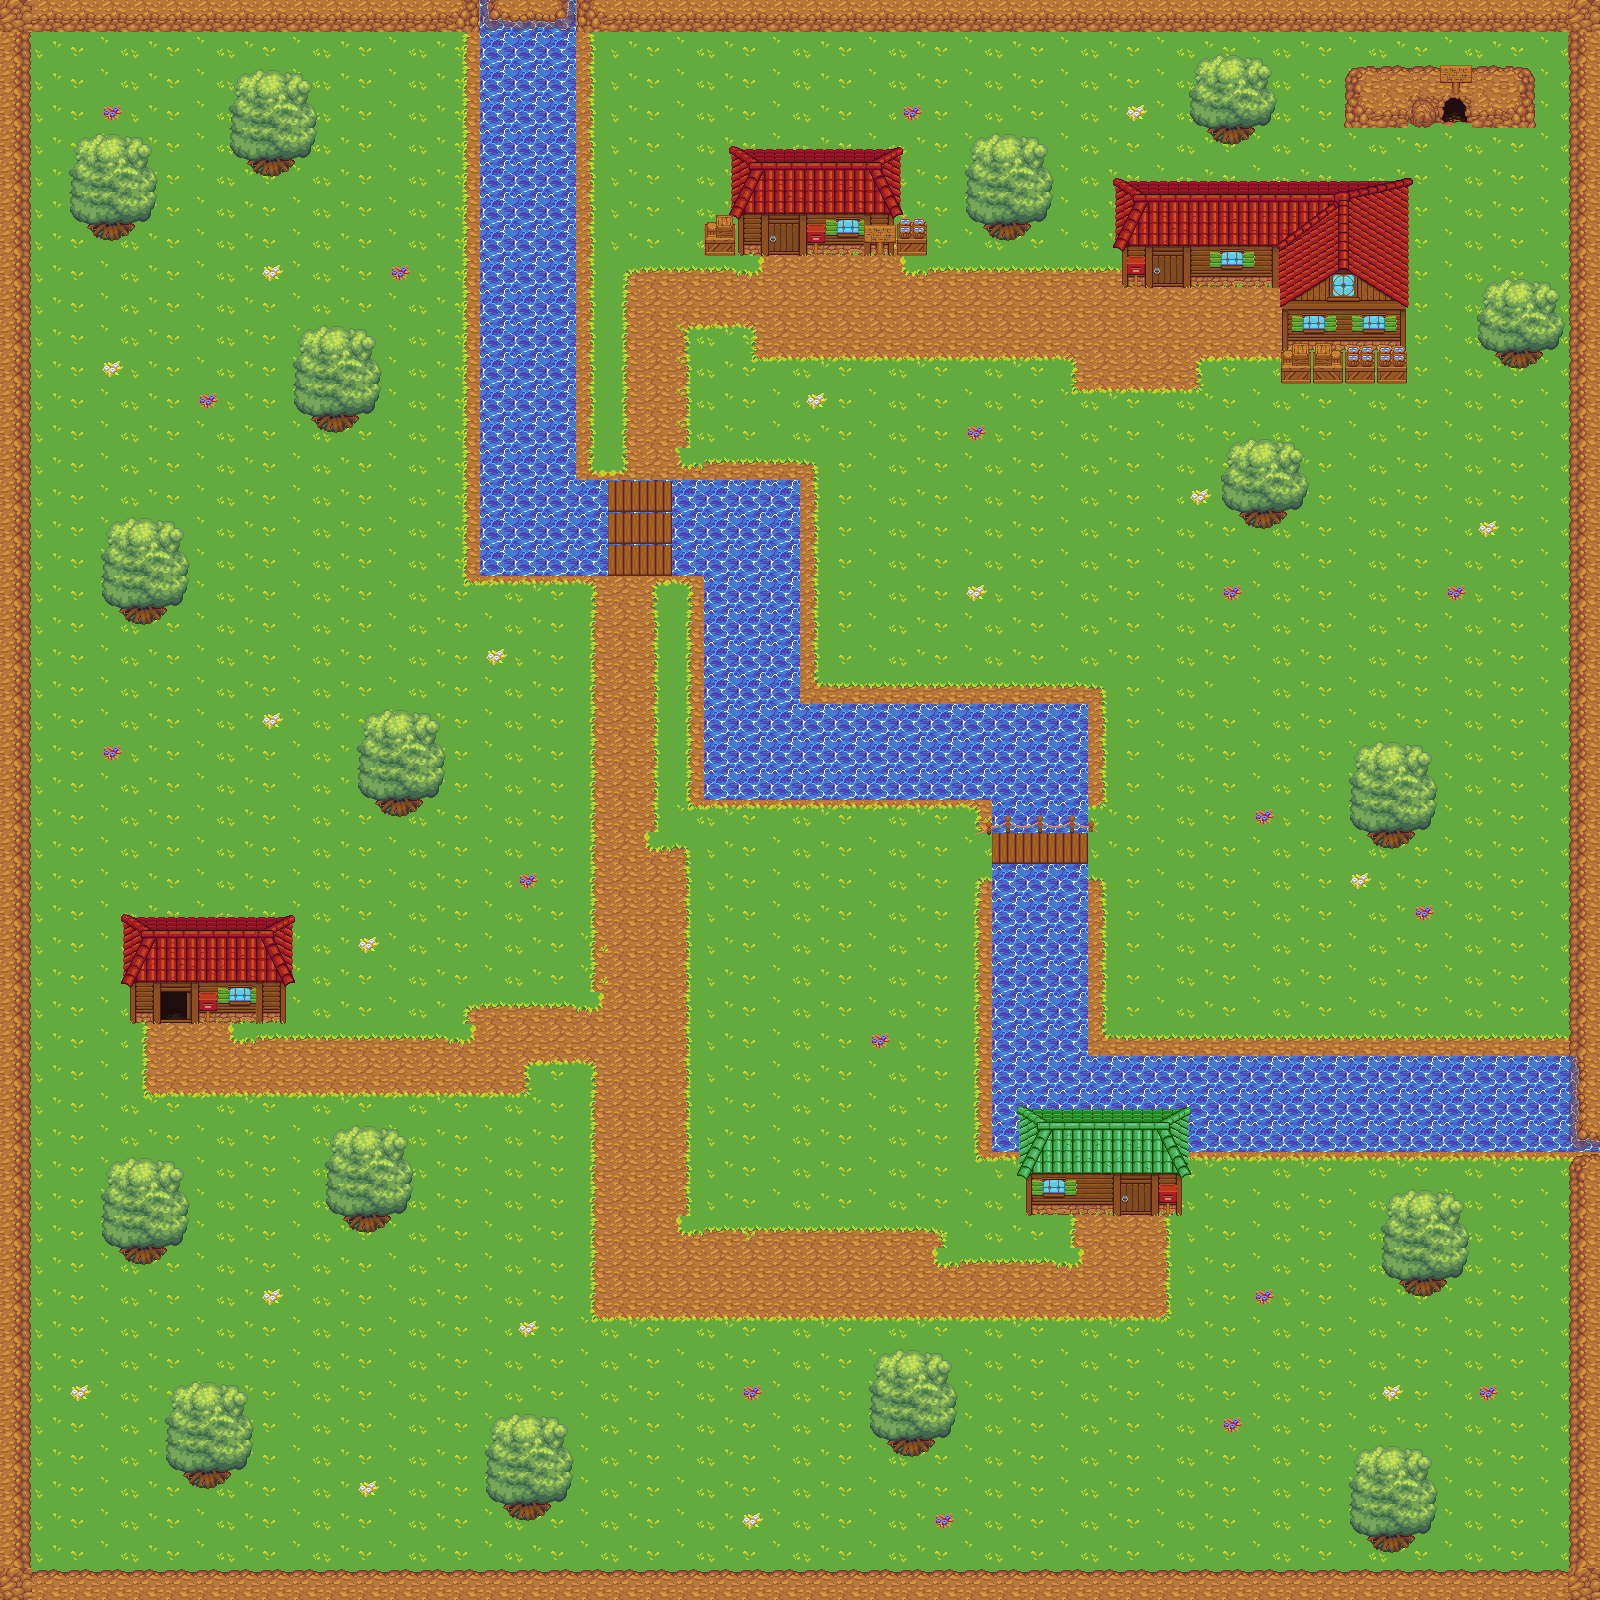

This is a level from a 2D game, rendered from its Tiled map with the project's own tilesets. A one-line summary and the map file follow, with tile-layer data summarised:
An orthogonal 50x50 tile map with 32x32 px tiles, 8 tile layers (Dirt, Background, Grass, Walls, ...) and 82 objects (39x collision, spawn, enter_cave, exit_cave_spawn, pnj_1_path1, ...).

<map version="1.10" tiledversion="1.10.2" orientation="orthogonal" renderorder="right-down" width="50" height="50" tilewidth="32" tileheight="32" infinite="0" nextlayerid="19" nextobjectid="121">
 <tileset firstgid="1" source="Tuiles_map.tsx" />
 <layer id="10" name="Dirt" width="50" height="50">
  <data>[2500 cells, 2497 non-empty, 1 distinct tile ids]</data>
 </layer>
 <layer id="1" name="Background" width="50" height="50">
  <data>[2500 cells, 2290 non-empty, 16 distinct tile ids]</data>
 </layer>
 <layer id="2" name="Grass" width="50" height="50">
  <data>[2500 cells, 2201 non-empty, 6 distinct tile ids]</data>
 </layer>
 <layer id="3" name="Walls" width="50" height="50">
  <data>[2500 cells, 422 non-empty, 13 distinct tile ids]</data>
 </layer>
 <layer id="5" name="Water" width="50" height="50">
  <data>[2500 cells, 204 non-empty, 1 distinct tile ids]</data>
 </layer>
 <layer id="4" name="Trees and other stuff with collision" width="50" height="50">
  <data>[2500 cells, 176 non-empty, 83 distinct tile ids]</data>
 </layer>
 <layer id="11" name="merdes chiantes" width="50" height="50">
  <data>[2500 cells, 22 non-empty, 10 distinct tile ids]</data>
 </layer>
 <layer id="6" name="Random stuffs" width="50" height="50">
  <data>[2500 cells, 218 non-empty, 65 distinct tile ids]</data>
 </layer>
 <objectgroup id="9" name="Collisions" class="collision">
  <object id="1" name="collision_mur_arbre_maison_eau" type="collision" x="724" y="184" width="170.5" height="73.333" />
  <object id="3" name="collision_mur_arbre_maison_eau" type="collision" x="708" y="217.333" width="22.6667" height="37.3333" />
  <object id="4" name="collision_mur_arbre_maison_eau" type="collision" x="901.333" y="221.333" width="24" height="34.6667" />
  <object id="5" name="collision_mur_arbre_maison_eau" type="collision" x="1115" y="207.667" width="293.667" height="81.667" />
  <object id="6" name="collision_mur_arbre_maison_eau" type="collision" x="1280" y="290.667" width="128" height="92" />
  <object id="7" name="collision_mur_arbre_maison_eau" type="collision" x="1490" y="341.333" width="57.3333" height="26.3334" />
  <object id="10" name="collision_mur_arbre_maison_eau" type="collision" x="123.167" y="958.333" width="169.333" height="63.9997" />
  <object id="14" name="collision_mur_arbre_maison_eau" type="collision" x="1237.66" y="505" width="50.3334" height="23.3334" />
  <object id="15" name="collision_mur_arbre_maison_eau" type="collision" x="979" y="216.333" width="56" height="25.6666" />
  <object id="16" name="collision_mur_arbre_maison_eau" type="collision" x="1206" y="114.333" width="53.3333" height="28.6667" />
  <object id="17" name="collision_mur_arbre_maison_eau" type="collision" x="1366.34" y="826.333" width="50" height="21.6667" />
  <object id="18" name="collision_mur_arbre_maison_eau" type="collision" x="245.167" y="152.833" width="50.3334" height="24.3333" />
  <object id="19" name="collision_mur_arbre_maison_eau" type="collision" x="84.6667" y="216.333" width="51" height="24.6667" />
  <object id="20" name="collision_mur_arbre_maison_eau" type="collision" x="372.833" y="791.5" width="52" height="27" />
  <object id="21" name="collision_mur_arbre_maison_eau" type="collision" x="117.5" y="601.333" width="52.3333" height="24.3333" />
  <object id="22" name="collision_mur_arbre_maison_eau" type="collision" x="308.167" y="409.833" width="53.6667" height="25.333" />
  <object id="23" name="collision_mur_arbre_maison_eau" type="collision" x="340" y="1209.33" width="54.6667" height="23.6666" />
  <object id="24" name="collision_mur_arbre_maison_eau" type="collision" x="117.5" y="1236.5" width="49.3334" height="29.6667" />
  <object id="25" name="collision_mur_arbre_maison_eau" type="collision" x="181.667" y="1462.83" width="52" height="28" />
  <object id="26" name="collision_mur_arbre_maison_eau" type="collision" x="500.333" y="1496.83" width="53.6667" height="26" />
  <object id="27" name="collision_mur_arbre_maison_eau" type="collision" x="884.667" y="1427.5" width="54" height="30.3333" />
  <object id="28" name="collision_mur_arbre_maison_eau" type="collision" x="1019.67" y="1101.33" width="170.333" height="115.333" />
  <object id="32" name="collision_mur_arbre_maison_eau" type="collision" x="1398.5" y="1271.83" width="50" height="25.3333" />
  <object id="33" name="collision_mur_arbre_maison_eau" type="collision" x="1366.34" y="1530" width="50" height="23.3334" />
  <object id="34" name="collision_mur_arbre_maison_eau" type="collision" x="1341.33" y="64" width="95.083" height="61.3333" />
  <object id="35" name="collision_mur_arbre_maison_eau" type="collision" x="1436" y="64" width="94.6667" height="35.75" />
  <object id="37" name="collision_mur_arbre_maison_eau" type="collision" x="1473.75" y="93.25" width="58" height="33.4167" />
  <object id="38" name="collision_mur_arbre_maison_eau" type="collision" x="477.333" y="-5.33333" width="98.6667" height="580" />
  <object id="39" name="collision_mur_arbre_maison_eau" type="collision" x="572" y="474.667" width="28" height="98.6667" />
  <object id="40" name="collision_mur_arbre_maison_eau" type="collision" x="679.667" y="476" width="119" height="100" />
  <object id="41" name="collision_mur_arbre_maison_eau" type="collision" x="704" y="570.667" width="96" height="228" />
  <object id="42" name="collision_mur_arbre_maison_eau" type="collision" x="800" y="702.667" width="285.333" height="96" />
  <object id="43" name="collision_mur_arbre_maison_eau" type="collision" x="993.333" y="792" width="94.6667" height="36" />
  <object id="44" name="collision_mur_arbre_maison_eau" type="collision" x="990.667" y="865.667" width="97.3333" height="283.667" />
  <object id="45" name="collision_mur_arbre_maison_eau" type="collision" x="1089.33" y="1054.67" width="510.667" height="94.6667" />
  <object id="46" name="collision_mur_arbre_maison_eau" type="collision" x="-0.66667" y="-9.33333" width="1600" height="37.3333" />
  <object id="47" name="collision_mur_arbre_maison_eau" type="collision" x="1566.67" y="28" width="32" height="1573.33" />
  <object id="48" name="collision_mur_arbre_maison_eau" type="collision" x="1.33333" y="1568" width="1564" height="32" />
  <object id="49" name="collision_mur_arbre_maison_eau" type="collision" x="0" y="32" width="28" height="1537.33" />
  <object id="54" name="spawn" x="210" y="1068.75">
   <point />
  </object>
 </objectgroup>
 <objectgroup id="12" name="enter_cave">
  <object id="55" name="enter_cave" x="1437.25" y="100.75" width="35.75" height="27.5" />
 </objectgroup>
 <objectgroup id="13" name="exit_cave_spawn">
  <object id="56" name="exit_cave_spawn" x="1455.75" y="145">
   <point />
  </object>
 </objectgroup>
 <objectgroup id="16" name="NPC_path">
  <object id="60" name="pnj_1_path1" x="608" y="1248" width="32" height="32" />
  <object id="61" name="pnj_1_path2" x="608" y="832" width="32" height="32" />
  <object id="63" name="pnj_1_path3" x="608" y="384" width="32" height="32" />
  <object id="65" name="pnj_1_path4" x="608" y="288" width="32" height="32" />
  <object id="73" name="pnj_2_path2" x="96" y="704" width="32" height="32" />
  <object id="74" name="pnj_2_path1" x="256" y="704" width="32" height="32" />
  <object id="75" name="pnj_3_path1" x="1184" y="320" width="32" height="32" />
  <object id="76" name="pnj_4_path1" x="1472" y="1344" width="32" height="32" />
  <object id="77" name="pnj_4_path2" x="1024" y="1344" width="34.6667" height="29.3333" />
  <object id="78" name="pnj_1_path5" x="800" y="288" width="32" height="32" />
  <object id="79" name="pnj_1_path6" x="1056" y="288" width="32" height="32" />
  </objectgroup>
 <objectgroup id="17" name="monster_spawn" />
 <objectgroup id="14" name="enter_house">
  <!-- 2 objects omitted --></objectgroup>
 <objectgroup id="15" name="exit_house_spawn">
  <!-- 1 objects omitted --></objectgroup>
</map>
<!-- 29 of 82 objects omitted -->
